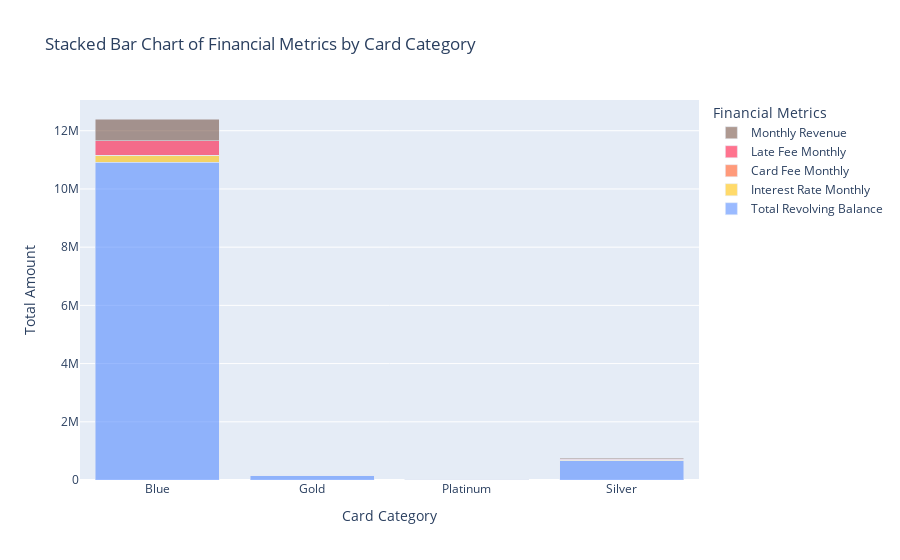

The cell this chart's notebook holds for it:
### Code cell
#highlights the issue of skewed data
import plotly.graph_objects as go
# Group by 'Card_Category' and sum the other columns
grouped_data = stack_bar_data.groupby('Card_Category').sum()

# Extract data for each variable
total_revolving_bal = grouped_data['Total_Revolving_Bal']
interest_rate_monthly = grouped_data['Interest_Rate_monthly']
card_fee_monthly = grouped_data['Card_Fee_Monthly']
late_fee_monthly = grouped_data['Late_Fee_Monthly']
monthly_revenue = grouped_data['Monthy_Revenue']

# Define the categories and colors
categories = grouped_data.index
colors = ['rgba(87, 140, 255, 0.6)', 'rgba(255, 193, 7, 0.6)', 'rgba(255, 87, 34, 0.6)', 'rgba(255, 23, 68, 0.6)', 'rgba(121, 85, 72, 0.6)']

# Create traces for each variable
trace_revolving_bal = go.Bar(x=categories, y=total_revolving_bal, name='Total Revolving Balance', marker_color=colors[0])
trace_interest_rate = go.Bar(x=categories, y=interest_rate_monthly, name='Interest Rate Monthly', marker_color=colors[1])
trace_card_fee = go.Bar(x=categories, y=card_fee_monthly, name='Card Fee Monthly', marker_color=colors[2])
trace_late_fee = go.Bar(x=categories, y=late_fee_monthly, name='Late Fee Monthly', marker_color=colors[3])
trace_monthly_revenue = go.Bar(x=categories, y=monthly_revenue, name='Monthly Revenue', marker_color=colors[4])

# Create the figure
fig = go.Figure(data=[trace_revolving_bal, trace_interest_rate, trace_card_fee, trace_late_fee, trace_monthly_revenue])

# Update layout
fig.update_layout(
    barmode='stack',  # Stacked bar chart
    title='Stacked Bar Chart of Financial Metrics by Card Category',
    xaxis_title='Card Category',
    yaxis_title='Total Amount',
    legend_title='Financial Metrics'
)

# Show the figure
fig.show()

### Figure 1 — Plotly figure (JSON) as saved in the notebook; plotly's stock layout.template omitted (floating-point values rounded to 4 significant figures)
{"data": [{"marker": {"color": "rgba(87, 140, 255, 0.6)"}, "name": "Total Revolving Balance", "type": "bar", "x": ["Blue", "Gold", "Platinum", "Silver"], "y": [10925116, 155941, 25359, 669402]}, {"marker": {"color": "rgba(255, 193, 7, 0.6)"}, "name": "Interest Rate Monthly", "type": "bar", "x": ["Blue", "Gold", "Platinum", "Silver"], "y": [230900.0, 2610.0, 415.5, 11520.0]}, {"marker": {"color": "rgba(255, 87, 34, 0.6)"}, "name": "Card Fee Monthly", "type": "bar", "x": ["Blue", "Gold", "Platinum", "Silver"], "y": [0, 4350, 1158.0, 6938.0]}, {"marker": {"color": "rgba(255, 23, 68, 0.6)"}, "name": "Late Fee Monthly", "type": "bar", "x": ["Blue", "Gold", "Platinum", "Silver"], "y": [508100.0, 4878.0, 857.2, 24140.0]}, {"marker": {"color": "rgba(121, 85, 72, 0.6)"}, "name": "Monthly Revenue", "type": "bar", "x": ["Blue", "Gold", "Platinum", "Silver"], "y": [739000.0, 11840.0, 2431.0, 42600.0]}], "layout": {"barmode": "stack", "legend": {"title": {"text": "Financial Metrics"}}, "title": {"text": "Stacked Bar Chart of Financial Metrics by Card Category"}, "xaxis": {"title": {"text": "Card Category"}}, "yaxis": {"title": {"text": "Total Amount"}}}}
